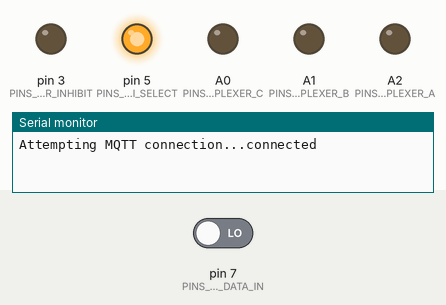
Bench run of a sketch on a simulated Arduino Uno, built with avr-gcc and run on an emulated ATmega328P. Shown: output pins drawn as LEDs (lit = HIGH), the last lines printed to the serial monitor. Inputs (shaded band) come from the test bench; at power-on: pin 7 (PINS_ADC_DATA_IN) LOW. WiFi joins after 1.5 s; servers stay silent unless stated; no MQTT or app messages arrive unless stated; pins used as bus, display or sensor lines are not drawn.

Above: at 1.8 s.
At 2.8 s:
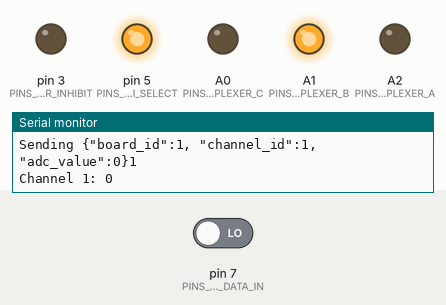
At 3.3 s:
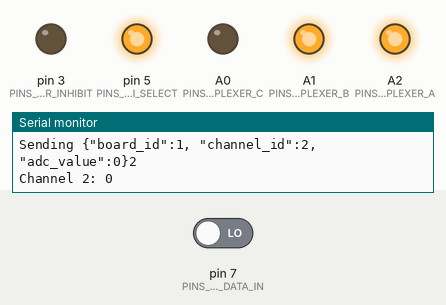
At 3.8 s:
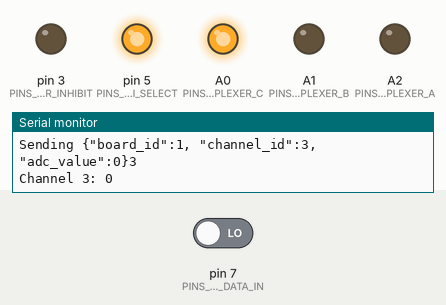
At 4.8 s:
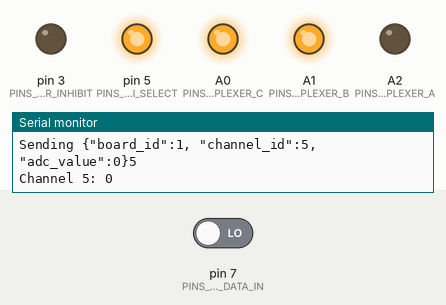
At 6.3 s:
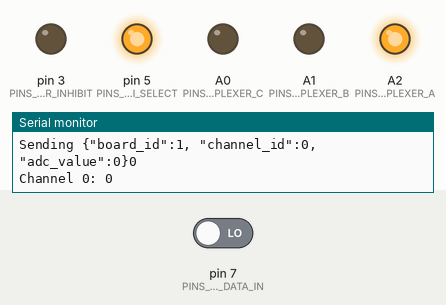
Timing chart, 0 to 6.8 s (numbered marks = the images above):
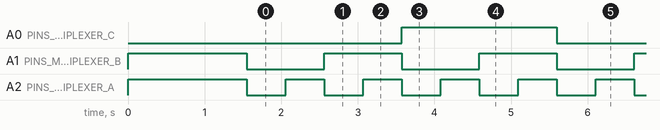

Measured:
- by itself, A0 (PINS_MULTIPLEXER_C): alternates HIGH for 2.0 s and LOW for 2.0 s
- by itself, A1 (PINS_MULTIPLEXER_B): alternates HIGH for 1.0 s and LOW for 1.0 s
- by itself, A2 (PINS_MULTIPLEXER_A): alternates HIGH for 0.51 s and LOW for 0.51 s

The sketch:

sensors.ino
```cpp
#include <SPI.h>
#include <Ethernet.h>
#include <PubSubClient.h> // MQTT library

#define DEBUG_CONSOLE

/**
 * For each board change:
 * BOARD_ID, NET_MAC_ADDR, NET_LOCAL_IP, if needed AVAILABLE_PROBE_CHANNELS
 *
 * The MQTT stuff (MQTT_BROKER_IP, MQTT_BROKER_PORT, MQTT_TOPIC) should be the
 * same for all the boards
 */

// BOARD ID
#define BOARD_ID 1

// Number of probes attached to the multiplexers
#define AVAILABLE_PROBE_CHANNELS 8

// Network configuration (MAC / IP)
byte NET_MAC_ADDR[] = { 0xDE, 0xAD, 0xBE, 0xEF, 0xFE, 0xED };
IPAddress NET_LOCAL_IP(10, 0, 0, 100);

// MQTT Config
IPAddress MQTT_BROKER_IP(172, 16, 0, 2);
int MQTT_BROKER_PORT = 1883;
char MQTT_TOPIC[] = "brewgauge";

EthernetClient ethClient;
PubSubClient client(ethClient);

/*
 * Pin configuration.
 */
#define PINS_MULTIPLEXER_INHIBIT 3
#define PINS_MULTIPLEXER_A A2
#define PINS_MULTIPLEXER_B A1
#define PINS_MULTIPLEXER_C A0

// Slave select; HIGH: ignore master, LOW: communication active
#define PINS_ADC_SPI_SELECT 5
#define PINS_ADC_SPI_CLOCK 8

// MOSI: Master Out Slave In
#define PINS_ADC_DATA_OUT 6
// MISO: Master In Slave Out
#define PINS_ADC_DATA_IN 7

/*
 * Analog to Digital Converter (ADC) functions for a 12-bit Microchip MCP3208, code
 * originally copied from the Arudino playground:
 *     http://www.arduino.cc/playground/Code/MCP3208
 *
 * Datasheet:
 *     http://ww1.microchip.com/downloads/en/DeviceDoc/21298D.pdf
 *
 * See also:
 *     http://arduino.cc/en/Reference/SPI
 *     http://en.wikipedia.org/wiki/Serial_Peripheral_Interface_Bus
 */
void adc_setup() {
  pinMode(PINS_ADC_SPI_SELECT, OUTPUT);
  pinMode(PINS_ADC_DATA_OUT, OUTPUT);
  pinMode(PINS_ADC_DATA_IN, INPUT);
  pinMode(PINS_ADC_SPI_CLOCK, OUTPUT);

  // Initialize with device disabled.
  _adc_device_off();
  digitalWrite(PINS_ADC_DATA_OUT, LOW);
  digitalWrite(PINS_ADC_SPI_CLOCK, LOW);
}

void _adc_spi_clock_tick() {
  digitalWrite(PINS_ADC_SPI_CLOCK, HIGH);
  digitalWrite(PINS_ADC_SPI_CLOCK, LOW);
}

void _adc_device_on() {
  digitalWrite(PINS_ADC_SPI_SELECT, LOW);
}

void _adc_device_off() {
  digitalWrite(PINS_ADC_SPI_SELECT, HIGH);
}


/*
 * Read a 12-bit integer from channel (0 indexed).
 */
int adc_read(const byte channel) {
  // Command bits: start, mode, channel (3), not used (3)
  byte command = B11000000;

  // Select channel.
  command |= (channel << 3);

  _adc_device_on();
  // Setup bits to be written.
  for (int i = 7; i >= 3; i--) {
    digitalWrite(PINS_ADC_DATA_OUT, command & 1 << i);
    _adc_spi_clock_tick();
  }

  // Ignore 2 null bits.
  for (int i = 0; i < 2; i++) {
    _adc_spi_clock_tick();
  }

  // Read bits from ADC.
  int adcvalue = 0;
  for (int i = 11; i >= 0; i--) {
    adcvalue += digitalRead(PINS_ADC_DATA_IN) << i;
    _adc_spi_clock_tick();
  }

  _adc_device_off();
  return adcvalue;
}


/*
 * Multiplexer functions for a Texas Instruments CD4051B, an 8-channel
 * multiplexer.
 *
 * Datasheet:
 *     http://docs-europe.electrocomponents.com/webdocs/0e31/0900766b80e31f3c.pdf
 *
 */
void multiplexer_setup() {
  pinMode(PINS_MULTIPLEXER_INHIBIT, OUTPUT);
  pinMode(PINS_MULTIPLEXER_A, OUTPUT);
  pinMode(PINS_MULTIPLEXER_B, OUTPUT);
  pinMode(PINS_MULTIPLEXER_C, OUTPUT);
}

void multiplexer_select_input(const byte input) {
  digitalWrite(PINS_MULTIPLEXER_INHIBIT, LOW);
  digitalWrite(PINS_MULTIPLEXER_A, input & 1 ? HIGH : LOW);
  digitalWrite(PINS_MULTIPLEXER_B, input & 2 ? HIGH : LOW);
  digitalWrite(PINS_MULTIPLEXER_C, input & 4 ? HIGH : LOW);
}


void mqtt_pub_value(const int channel_id, const int value) {
  char packet[512];
  // Creates the JSON message
  sprintf(packet, "{\"board_id\":%d, \"channel_id\":%d, \"adc_value\":%d}", BOARD_ID, channel_id, value);
  #ifdef DEBUG_CONSOLE
    Serial.print("Sending ");
    Serial.print(packet);
    Serial.println(channel_id);
    client.publish(MQTT_TOPIC, packet);
  #endif
}


void send_probe_sample(const byte channel) {
  multiplexer_select_input(channel);
  delay(500);
  int adc_value = adc_read(0);
  mqtt_pub_value(channel, adc_value);
  #ifdef DEBUG_CONSOLE
    Serial.print("Channel ");
    Serial.print(channel);
    Serial.print(": ");
    Serial.println(adc_value);
  #endif
}

void setup() {
  // MQTT SETUP
  client.setServer(MQTT_BROKER_IP, MQTT_BROKER_PORT);
  Ethernet.begin(NET_MAC_ADDR, NET_LOCAL_IP);

  multiplexer_setup();
  adc_setup();
  multiplexer_select_input(3);

  #ifdef DEBUG_CONSOLE
    Serial.begin(9600);
  #endif

  // Allow the hardware to sort itself out
  delay(1500);
}

void reconnect() {
  // Loop until we're reconnected
  while (!client.connected()) {
    #ifdef DEBUG_CONSOLE
    Serial.print("Attempting MQTT connection...");
    #endif
    // Attempt to connect
    if (client.connect("arduinoClient")) {
      #ifdef DEBUG_CONSOLE
      Serial.println("connected");
       #endif
    } else {
      Serial.print("failed, rc=");
      Serial.print(client.state());
      Serial.println(" try again in 5 seconds");
      // Wait 5 seconds before retrying
      delay(5000);
    }
  }
}

void loop() {
  if (!client.connected()) {
    reconnect();
  }
  for(byte channel = 0; channel < AVAILABLE_PROBE_CHANNELS; channel++) {
    send_probe_sample(channel);
  }
}
```
